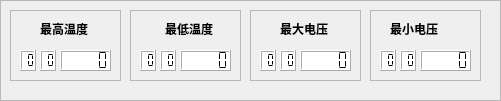
    <widget class="QFrame" name="frame_5">
     <property name="geometry">
      <rect>
       <x>280</x>
       <y>10</y>
       <width>501</width>
       <height>101</height>
      </rect>
     </property>
     <property name="frameShape">
      <enum>QFrame::StyledPanel</enum>
     </property>
     <property name="frameShadow">
      <enum>QFrame::Raised</enum>
     </property>
     <widget class="QFrame" name="frame_7">
      <property name="geometry">
       <rect>
        <x>10</x>
        <y>10</y>
        <width>111</width>
        <height>71</height>
       </rect>
      </property>
      <property name="frameShape">
       <enum>QFrame::StyledPanel</enum>
      </property>
      <property name="frameShadow">
       <enum>QFrame::Raised</enum>
      </property>
      <widget class="QLabel" name="label_8">
       <property name="geometry">
        <rect>
         <x>30</x>
         <y>10</y>
         <width>62</width>
         <height>17</height>
        </rect>
       </property>
       <property name="font">
        <font>
         <family>Andale Mono</family>
         <weight>75</weight>
         <bold>true</bold>
        </font>
       </property>
       <property name="text">
        <string>最高温度</string>
       </property>
      </widget>
      <widget class="QLCDNumber" name="lcd_p3_zgwd_loc_1">
       <property name="geometry">
        <rect>
         <x>10</x>
         <y>40</y>
         <width>16</width>
         <height>21</height>
        </rect>
       </property>
       <property name="styleSheet">
        <string notr="true">background-color: rgb(255, 255, 255);</string>
       </property>
       <property name="numDigits">
        <number>2</number>
       </property>
       <property name="segmentStyle">
        <enum>QLCDNumber::Flat</enum>
       </property>
      </widget>
      <widget class="QLCDNumber" name="lcd_p3_zgwd_loc_2">
       <property name="geometry">
        <rect>
         <x>30</x>
         <y>40</y>
         <width>16</width>
         <height>21</height>
        </rect>
       </property>
       <property name="styleSheet">
        <string notr="true">background-color: rgb(255, 255, 255);</string>
       </property>
       <property name="numDigits">
        <number>2</number>
       </property>
       <property name="segmentStyle">
        <enum>QLCDNumber::Flat</enum>
       </property>
      </widget>
      <widget class="QLCDNumber" name="lcd_p3_zgwd">
       <property name="geometry">
        <rect>
         <x>50</x>
         <y>40</y>
         <width>51</width>
         <height>21</height>
        </rect>
       </property>
       <property name="styleSheet">
        <string notr="true">background-color: rgb(255, 255, 255);</string>
       </property>
       <property name="segmentStyle">
        <enum>QLCDNumber::Flat</enum>
       </property>
      </widget>
     </widget>
     <widget class="QFrame" name="frame_8">
      <property name="geometry">
       <rect>
        <x>130</x>
        <y>10</y>
        <width>111</width>
        <height>71</height>
       </rect>
      </property>
      <property name="frameShape">
       <enum>QFrame::StyledPanel</enum>
      </property>
      <property name="frameShadow">
       <enum>QFrame::Raised</enum>
      </property>
      <widget class="QLCDNumber" name="lcd_p3_zdwd_loc_2">
       <property name="geometry">
        <rect>
         <x>30</x>
         <y>40</y>
         <width>16</width>
         <height>21</height>
        </rect>
       </property>
       <property name="styleSheet">
        <string notr="true">background-color: rgb(255, 255, 255);</string>
       </property>
       <property name="numDigits">
        <number>2</number>
       </property>
       <property name="segmentStyle">
        <enum>QLCDNumber::Flat</enum>
       </property>
      </widget>
      <widget class="QLCDNumber" name="lcd_p3_zdwd">
       <property name="geometry">
        <rect>
         <x>50</x>
         <y>40</y>
         <width>51</width>
         <height>21</height>
        </rect>
       </property>
       <property name="styleSheet">
        <string notr="true">background-color: rgb(255, 255, 255);</string>
       </property>
       <property name="segmentStyle">
        <enum>QLCDNumber::Flat</enum>
       </property>
      </widget>
      <widget class="QLabel" name="label_9">
       <property name="geometry">
        <rect>
         <x>35</x>
         <y>10</y>
         <width>62</width>
         <height>17</height>
        </rect>
       </property>
       <property name="font">
        <font>
         <family>Andale Mono</family>
         <weight>75</weight>
         <bold>true</bold>
        </font>
       </property>
       <property name="text">
        <string>最低温度</string>
       </property>
      </widget>
      <widget class="QLCDNumber" name="lcd_p3_zdwd_loc_1">
       <property name="geometry">
        <rect>
         <x>10</x>
         <y>40</y>
         <width>16</width>
         <height>21</height>
        </rect>
       </property>
       <property name="styleSheet">
        <string notr="true">background-color: rgb(255, 255, 255);</string>
       </property>
       <property name="numDigits">
        <number>2</number>
       </property>
       <property name="segmentStyle">
        <enum>QLCDNumber::Flat</enum>
       </property>
      </widget>
     </widget>
     <widget class="QFrame" name="frame_9">
      <property name="geometry">
       <rect>
        <x>250</x>
        <y>10</y>
        <width>111</width>
        <height>71</height>
       </rect>
      </property>
      <property name="frameShape">
       <enum>QFrame::StyledPanel</enum>
      </property>
      <property name="frameShadow">
       <enum>QFrame::Raised</enum>
      </property>
      <widget class="QLCDNumber" name="lcd_p3_zddy_loc_1">
       <property name="geometry">
        <rect>
         <x>10</x>
         <y>40</y>
         <width>16</width>
         <height>21</height>
        </rect>
       </property>
       <property name="styleSheet">
        <string notr="true">background-color: rgb(255, 255, 255);</string>
       </property>
       <property name="numDigits">
        <number>2</number>
       </property>
       <property name="segmentStyle">
        <enum>QLCDNumber::Flat</enum>
       </property>
      </widget>
      <widget class="QLCDNumber" name="lcd_p3_zddy">
       <property name="geometry">
        <rect>
         <x>50</x>
         <y>40</y>
         <width>51</width>
         <height>21</height>
        </rect>
       </property>
       <property name="styleSheet">
        <string notr="true">background-color: rgb(255, 255, 255);</string>
       </property>
       <property name="segmentStyle">
        <enum>QLCDNumber::Flat</enum>
       </property>
      </widget>
      <widget class="QLabel" name="label_11">
       <property name="geometry">
        <rect>
         <x>30</x>
         <y>10</y>
         <width>62</width>
         <height>17</height>
        </rect>
       </property>
       <property name="font">
        <font>
         <family>Andale Mono</family>
         <weight>75</weight>
         <bold>true</bold>
        </font>
       </property>
       <property name="text">
        <string>最大电压</string>
       </property>
      </widget>
      <widget class="QLCDNumber" name="lcd_p3_zddy_loc_2">
       <property name="geometry">
        <rect>
         <x>30</x>
         <y>40</y>
         <width>16</width>
         <height>21</height>
        </rect>
       </property>
       <property name="styleSheet">
        <string notr="true">background-color: rgb(255, 255, 255);</string>
       </property>
       <property name="numDigits">
        <number>2</number>
       </property>
       <property name="segmentStyle">
        <enum>QLCDNumber::Flat</enum>
       </property>
      </widget>
     </widget>
     <widget class="QFrame" name="frame_10">
      <property name="geometry">
       <rect>
        <x>370</x>
        <y>10</y>
        <width>111</width>
        <height>71</height>
       </rect>
      </property>
      <property name="frameShape">
       <enum>QFrame::StyledPanel</enum>
      </property>
      <property name="frameShadow">
       <enum>QFrame::Raised</enum>
      </property>
      <widget class="QLabel" name="label_12">
       <property name="geometry">
        <rect>
         <x>20</x>
         <y>10</y>
         <width>62</width>
         <height>17</height>
        </rect>
       </property>
       <property name="font">
        <font>
         <family>Andale Mono</family>
         <weight>75</weight>
         <bold>true</bold>
        </font>
       </property>
       <property name="text">
        <string>最小电压</string>
       </property>
      </widget>
      <widget class="QLCDNumber" name="lcd_p3_zxdy_loc_1">
       <property name="geometry">
        <rect>
         <x>10</x>
         <y>40</y>
         <width>16</width>
         <height>21</height>
        </rect>
       </property>
       <property name="styleSheet">
        <string notr="true">background-color: rgb(255, 255, 255);</string>
       </property>
       <property name="numDigits">
        <number>2</number>
       </property>
       <property name="segmentStyle">
        <enum>QLCDNumber::Flat</enum>
       </property>
      </widget>
      <widget class="QLCDNumber" name="lcd_p3_zxdy_loc_2">
       <property name="geometry">
        <rect>
         <x>30</x>
         <y>40</y>
         <width>16</width>
         <height>21</height>
        </rect>
       </property>
       <property name="styleSheet">
        <string notr="true">background-color: rgb(255, 255, 255);</string>
       </property>
       <property name="numDigits">
        <number>2</number>
       </property>
       <property name="segmentStyle">
        <enum>QLCDNumber::Flat</enum>
       </property>
      </widget>
      <widget class="QLCDNumber" name="lcd_p3_zxdy">
       <property name="geometry">
        <rect>
         <x>50</x>
         <y>40</y>
         <width>51</width>
         <height>21</height>
        </rect>
       </property>
       <property name="styleSheet">
        <string notr="true">background-color: rgb(255, 255, 255);</string>
       </property>
       <property name="segmentStyle">
        <enum>QLCDNumber::Flat</enum>
       </property>
      </widget>
     </widget>
     <zorder>frame_8</zorder>
     <zorder>frame_7</zorder>
     <zorder>frame_9</zorder>
     <zorder>frame_10</zorder>
    </widget>
